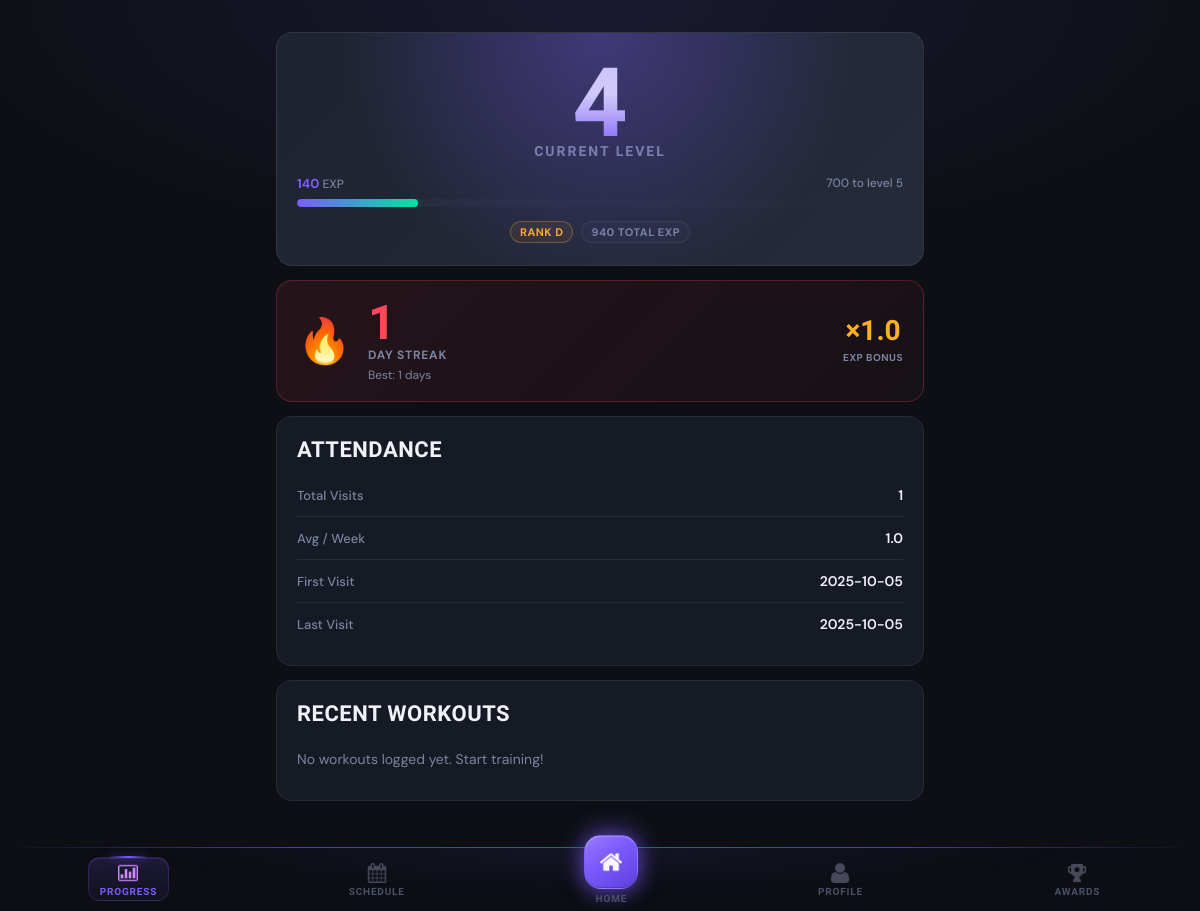
Page /progress (signed in) on the earlier database version.
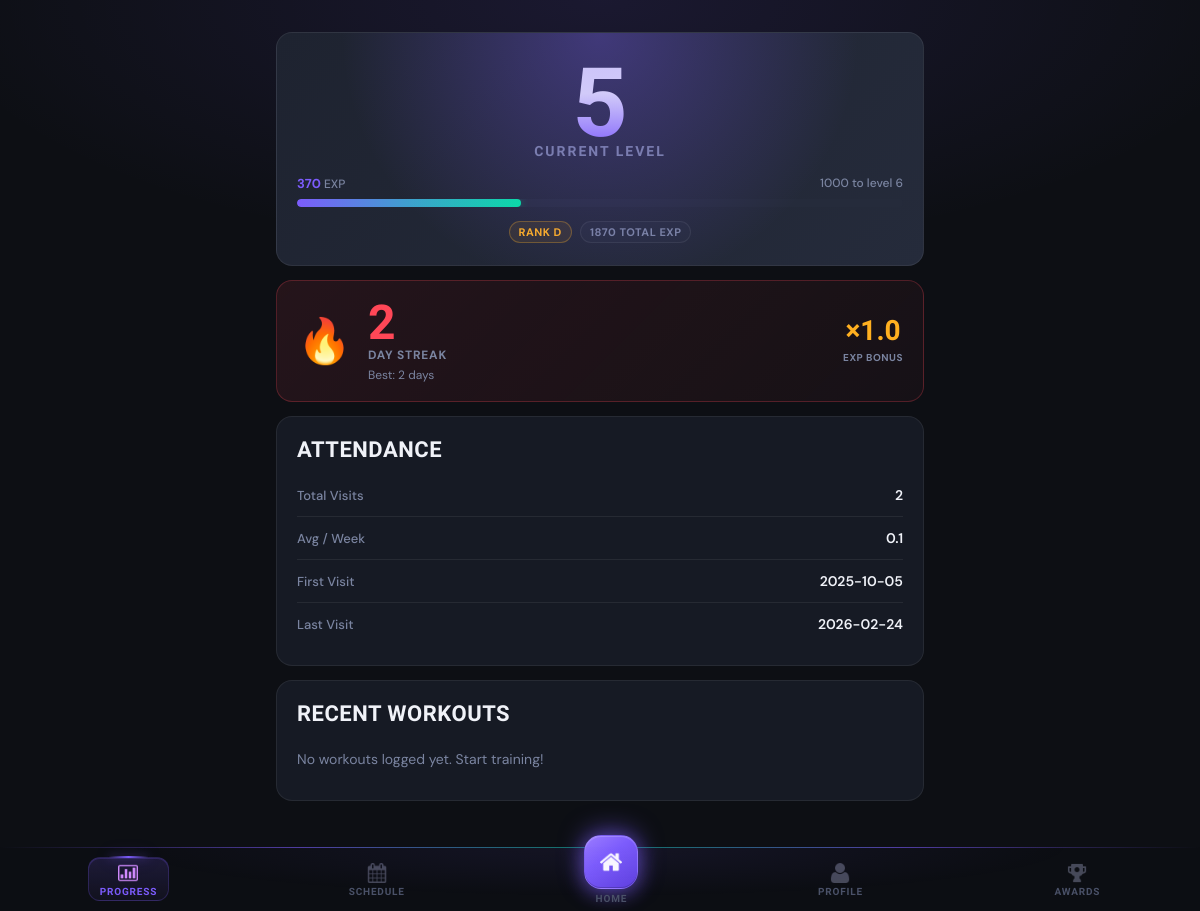
Same page on the later database version.
### tables this page shows
CREATE TABLE client_gamification (
                gamification_id INTEGER PRIMARY KEY AUTOINCREMENT,
                client_id INTEGER UNIQUE NOT NULL,
                current_level INTEGER DEFAULT 1,
                current_exp INTEGER DEFAULT 0,
                total_exp INTEGER DEFAULT 0,
                rank TEXT DEFAULT 'E',
                client_class TEXT,
                class_unlocked_at_level INTEGER, current_streak INTEGER DEFAULT 0, longest_streak INTEGER DEFAULT 0, total_reps INTEGER DEFAULT 0, workouts_completed INTEGER DEFAULT 0,
                FOREIGN KEY (client_id) REFERENCES clients(client_id) ON DELETE CASCADE
            );

### main.py (the view)
@app.route('/progress')
@login_required
def progress():
    client_id = session['client_id']
    client = Client.get_by_id(client_id)
    progress_data = gamification.get_client_progress(client_id)
    workout_history = workout_logger.get_workout_history(client_id, limit=10)
    attendance_stats = attendance_ctrl.get_attendance_stats(client_id)
    workout_stats = workout_logger.get_workout_stats(client_id)
    personal_records = workout_logger.get_personal_records(client_id)
    return render_template('progress.html',
                         client=client,
                         progress=progress_data,
                         workout_history=workout_history,
                         attendance_stats=attendance_stats,
                         workout_stats=workout_stats,
                         personal_records=personal_records)

### controllers/gamification_controller.py (called while the page is built)
    def _get_gamification_data(self, client_id):
        query = 'SELECT * FROM client_gamification WHERE client_id=?'
        result = self.db.execute_query(query, (client_id,))
        return dict(result[0]) if result else None

    def _get_streak_data(self, client_id):
        query = 'SELECT * FROM client_streaks WHERE client_id=?'
        result = self.db.execute_query(query, (client_id,))
        return dict(result[0]) if result else None

### controllers/workout_logger.py (called while the page is built, shortened)
    def get_workout_history(self, client_id, limit=10):
        query = '''
            SELECT workout_date, COUNT(DISTINCT exercise_id) as exercises_count,
                   COUNT(*) as total_sets, SUM(exp_earned) as total_exp
            FROM workout_logs
            WHERE client_id=?
            GROUP BY workout_date
            ORDER BY workout_date DESC
            LIMIT ?
        '''
        results = self.db.execute_query(query, (client_id, limit))
        history = []
        return history

### database/db_manager.py (called while the page is built)
    def connect(self):
        self.conn = sqlite3.connect(self.db_name)
        self.conn.row_factory = sqlite3.Row  # Access columns by name
        self.cursor = self.conn.cursor()

### templates/progress.html (shortened to what this page needs)
{% extends "base.html" %}
{% block content %}
<div class="level-hero">
    <span class="level-number">{{ progress.level }}</span>
    <span class="level-label">Current Level</span>
    <div class="exp-row">
        <span><strong>{{ progress.current_exp }}</strong> EXP</span>
        <span>{{ progress.next_level_exp }} to level {{ progress.level + 1 }}</span>
    </div>
    <div class="progress-track">
        <div class="progress-fill" style="width: {{ progress.progress_percentage }}%"></div>
    </div>
    <div class="rank-class-row">
        <span class="tag tag-amber">Rank {{ progress.rank }}</span>
        <span class="tag">{{ progress.total_exp }} Total EXP</span>
    </div>
</div>
{% if progress.streak is defined %}
<div class="streak-card">
    <div class="streak-flame">🔥</div>
    <div>
        <div class="streak-days">{{ progress.streak }}</div>
        <div class="streak-info-label">Day Streak</div>
        <div class="streak-detail">Best: {{ progress.longest_streak }} days</div>
    </div>
    <div class="streak-multiplier">
        <span class="streak-mult-val">×{{ progress.streak_multiplier }}</span>
        <span class="streak-mult-lbl">EXP Bonus</span>
    </div>
</div>
{% endif %}
{% if attendance_stats %}
<div class="card section-card">
    <h2>Attendance</h2>
    <div class="row-item">
        <span class="row-item-label">Total Visits</span>
        <span class="row-item-value">{{ attendance_stats.total_visits }}</span>
    </div>
    <div class="row-item">
        <span class="row-item-label">Avg / Week</span>
        <span class="row-item-value">{{ attendance_stats.avg_visits_per_week }}</span>
    </div>
    <div class="row-item">
        <span class="row-item-label">First Visit</span>
        <span class="row-item-value">{{ attendance_stats.first_visit }}</span>
    </div>
    <div class="row-item">
        <span class="row-item-label">Last Visit</span>
        <span class="row-item-value">{{ attendance_stats.last_visit }}</span>
    </div>
</div>
{% endif %}
<div class="card section-card">
    <h2>Recent Workouts</h2>
    {% if workout_history %}
        {% for w in workout_history %}
        <div class="history-item">
            <div>
                <span class="history-date">{{ w.date }}</span>
                <span class="history-meta">{{ w.exercises_count }} exercises · {{ w.total_sets }} sets</span>
            </div>
            <span class="history-exp">+{{ w.total_exp }} EXP</span>
        </div>
        {% endfor %}
    {% else %}
        <p style="padding:10px 0;">No workouts logged yet. Start training!</p>
    {% endif %}
</div>
{% endblock %}

Differences in the rows shown:
changed client_gamification: current_exp (not shown) → "370"; total_exp "940" → "1870"
Other differences:
{{ progress.level }}: "4" → "5"
{{ progress.next_level_exp }}: "700" → "1000"
{{ progress.level + 1 }}: "5" → "6"
{{ progress.progress_percentage }}: 20.0 → 37.0 (drawn)
{{ progress.streak }}: "1" → "2"
{{ progress.longest_streak }}: "1" → "2"
{{ attendance_stats.total_visits }}: "1" → "2"
{{ attendance_stats.avg_visits_per_week }}: "1.0" → "0.1"
{{ attendance_stats.last_visit }}: "2025-10-05" → "2026-02-24"
{{ progress.current_exp }}: "140" → (not shown)
